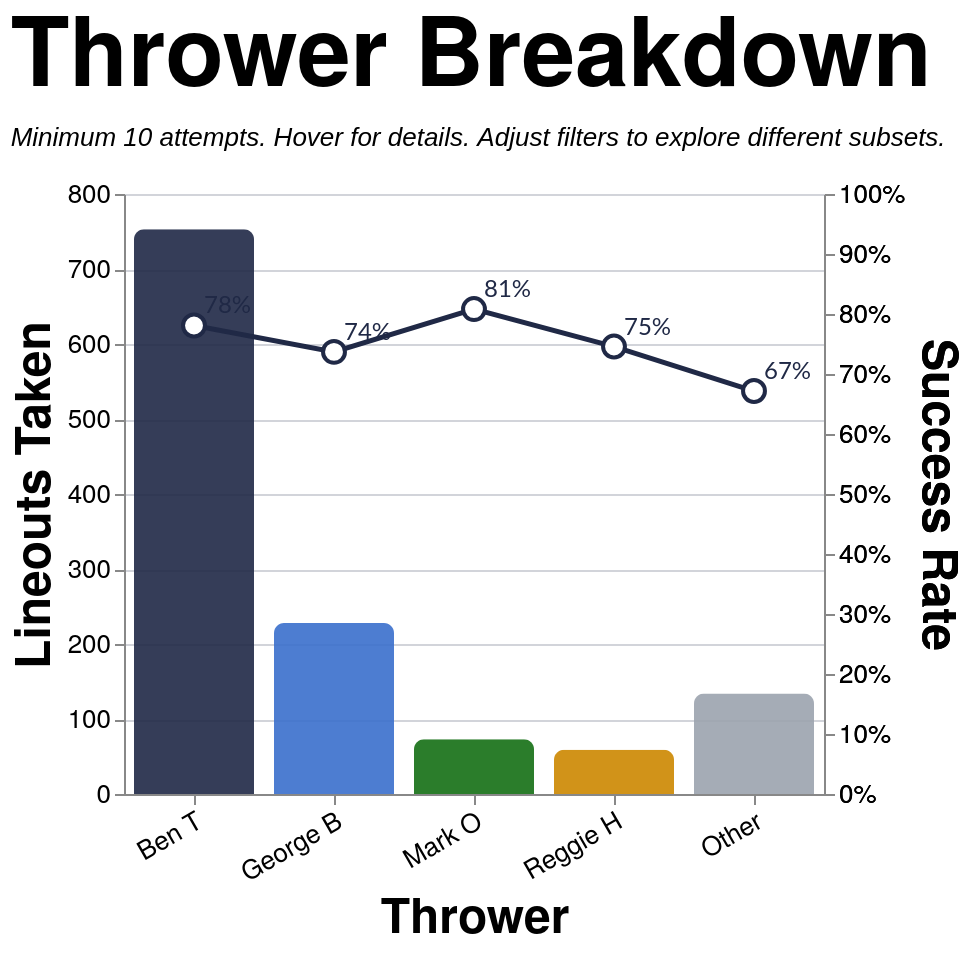

Vega-Lite specification stored for this chart:
### Vega-Lite specification from a JSON file in a GitHub repository (floating-point values rounded to 4 significant figures; data arrays with more than 128 entries replaced by an {"elided": "..."} marker saying what was removed)
{"config": {"axis": {"labelFont": "PT Sans Narrow, Helvetica Neue, Helvetica, Arial, sans-serif", "titleFont": "PT Sans Narrow, Helvetica Neue, Helvetica, Arial, sans-serif", "labelFontSize": 13, "titleFontSize": 24, "gridColor": "#202947", "gridOpacity": 0.2, "zindex": 1}, "text": {"font": "Lato, sans-serif"}, "bar": {"cornerRadiusEnd": 5}, "header": {"labelFont": "PT Sans Narrow, Helvetica Neue, Helvetica, Arial, sans-serif", "titleFont": "PT Sans Narrow, Helvetica Neue, Helvetica, Arial, sans-serif", "labelFontSize": 24, "titleFontSize": 28, "labelFontWeight": "bold", "orient": "left"}, "legend": {"labelFont": "PT Sans Narrow, Helvetica Neue, Helvetica, Arial, sans-serif", "titleFont": "PT Sans Narrow, Helvetica Neue, Helvetica, Arial, sans-serif", "labelFontSize": 14, "titleFontSize": 16, "titlePadding": 5, "fillColor": "white", "strokeColor": "black", "padding": 10, "titleFontWeight": "lighter", "titleFontStyle": "italic", "titleColor": "gray", "offset": 10}, "title": {"font": "PT Sans Narrow, Helvetica Neue, Helvetica, Arial, sans-serif", "fontSize": 48, "fontWeight": "bold", "anchor": "start", "align": "center", "titlePadding": 20, "subtitlePadding": 10, "subtitleFontSize": 13, "subtitleColor": "", "subtitleFontStyle": "italic", "offset": 15, "color": "black"}, "axisX": {"labelAngle": 0}, "facet": {"title": null, "header": null, "align": {"row": "each", "column": "each"}, "spacing": 10}, "resolve": {"scale": {"y": "independent", "facet": "independent"}}, "background": "transparent", "scale": {"offsetBandPaddingOuter": 0.2, "offsetBandPaddingInner": 0.1}, "view": {"stroke": null, "background": "transparent"}}, "layer": [{"mark": {"type": "bar", "opacity": 0.9, "size": 60}, "encoding": {"color": {"field": "thrower_tier", "legend": null, "scale": {"domain": ["Ben T", "George B", "Mark O", "Reggie H", "Other"], "range": ["#202946", "#3a6fcc", "#146f14", "#cc8800", "#9ca3af"]}, "type": "nominal"}, "stroke": {"value": "transparent"}, "tooltip": [{"field": "thrower_tier_name", "title": "Thrower", "type": "nominal"}, {"field": "attempts", "format": ",.0f", "title": "Attempts", "type": "quantitative"}, {"field": "won", "format": ",.0f", "title": "Won", "type": "quantitative"}, {"field": "success_rate", "format": ".1%", "title": "Success Rate", "type": "quantitative"}], "x": {"axis": {"labelAngle": -30}, "field": "thrower_tier", "sort": ["Ben T", "George B", "Mark O", "Reggie H", "Other"], "title": "Thrower", "type": "nominal"}, "y": {"field": "attempts", "title": "Lineouts Taken", "type": "quantitative"}}, "transform": [{"filter": "(loSquad == 'All' || datum.squad == loSquad) && (loSeason == 'All' || datum.season == loSeason) && (loGameType == 'All' || (loGameType == 'League + Cup' && (datum.game_type == 'League' || datum.game_type == 'Cup')) || (loGameType == 'League only' && datum.game_type == 'League') || datum.game_type == loGameType) && (loThrower == 'All' || datum.thrower == loThrower) && (loJumper == 'All' || datum.jumper == loJumper) && (loArea == 'All' || datum.area == loArea) && (loNumbers == 'All' || datum.numbers == loNumbers)"}, {"aggregate": [{"op": "count", "as": "attempts"}, {"op": "sum", "field": "won", "as": "won"}], "groupby": ["thrower_tier", "thrower_tier_name"]}, {"calculate": "datum.won / datum.attempts", "as": "success_rate"}]}, {"mark": {"type": "line", "point": {"fill": "white", "filled": false, "size": 120, "stroke": "#202946"}, "stroke": "#202946", "strokeWidth": 2.5}, "encoding": {"tooltip": [{"field": "thrower_tier_name", "title": "Thrower", "type": "nominal"}, {"field": "attempts", "format": ",.0f", "title": "Attempts", "type": "quantitative"}, {"field": "won", "format": ",.0f", "title": "Won", "type": "quantitative"}, {"field": "success_rate", "format": ".1%", "title": "Success Rate", "type": "quantitative"}], "x": {"axis": {"labelAngle": -30}, "field": "thrower_tier", "sort": ["Ben T", "George B", "Mark O", "Reggie H", "Other"], "title": "Thrower", "type": "nominal"}, "y": {"axis": {"format": "%", "orient": "right"}, "field": "success_rate", "scale": {"domain": [0, 1]}, "title": "Success Rate", "type": "quantitative"}}, "transform": [{"filter": "(loSquad == 'All' || datum.squad == loSquad) && (loSeason == 'All' || datum.season == loSeason) && (loGameType == 'All' || (loGameType == 'League + Cup' && (datum.game_type == 'League' || datum.game_type == 'Cup')) || (loGameType == 'League only' && datum.game_type == 'League') || datum.game_type == loGameType) && (loThrower == 'All' || datum.thrower == loThrower) && (loJumper == 'All' || datum.jumper == loJumper) && (loArea == 'All' || datum.area == loArea) && (loNumbers == 'All' || datum.numbers == loNumbers)"}, {"aggregate": [{"op": "count", "as": "attempts"}, {"op": "sum", "field": "won", "as": "won"}], "groupby": ["thrower_tier", "thrower_tier_name"]}, {"calculate": "datum.won / datum.attempts", "as": "success_rate"}]}, {"mark": {"type": "text", "align": "left", "baseline": "middle", "color": "#202946", "dx": 5, "dy": -10, "fontSize": 12}, "encoding": {"text": {"field": "success_rate", "format": ".0%", "type": "quantitative"}, "x": {"axis": {"labelAngle": -30}, "field": "thrower_tier", "sort": ["Ben T", "George B", "Mark O", "Reggie H", "Other"], "title": "Thrower", "type": "nominal"}, "y": {"axis": {"format": "%", "orient": "right"}, "field": "success_rate", "scale": {"domain": [0, 1]}, "title": "Success Rate", "type": "quantitative"}}, "transform": [{"filter": "(loSquad == 'All' || datum.squad == loSquad) && (loSeason == 'All' || datum.season == loSeason) && (loGameType == 'All' || (loGameType == 'League + Cup' && (datum.game_type == 'League' || datum.game_type == 'Cup')) || (loGameType == 'League only' && datum.game_type == 'League') || datum.game_type == loGameType) && (loThrower == 'All' || datum.thrower == loThrower) && (loJumper == 'All' || datum.jumper == loJumper) && (loArea == 'All' || datum.area == loArea) && (loNumbers == 'All' || datum.numbers == loNumbers)"}, {"aggregate": [{"op": "count", "as": "attempts"}, {"op": "sum", "field": "won", "as": "won"}], "groupby": ["thrower_tier", "thrower_tier_name"]}, {"calculate": "datum.won / datum.attempts", "as": "success_rate"}]}], "data": {"name": "data-44518c76d2e484ee41b069d1a55a05a5"}, "height": 300, "params": [{"name": "loSquad", "value": "All"}, {"name": "loSeason", "value": "All"}, {"name": "loGameType", "value": "All"}, {"name": "loThrower", "value": "All"}, {"name": "loJumper", "value": "All"}, {"name": "loArea", "value": "All"}, {"name": "loNumbers", "value": "All"}], "resolve": {"scale": {"y": "independent"}}, "title": {"text": "Thrower Breakdown", "subtitle": "Minimum 10 attempts. Hover for details. Adjust filters to explore different subsets."}, "width": {"step": 70}, "$schema": "https://vega.github.io/schema/vega-lite/v5.20.1.json", "datasets": {"data-44518c76d2e484ee41b069d1a55a05a5": {"elided": "1247 records"}}}
